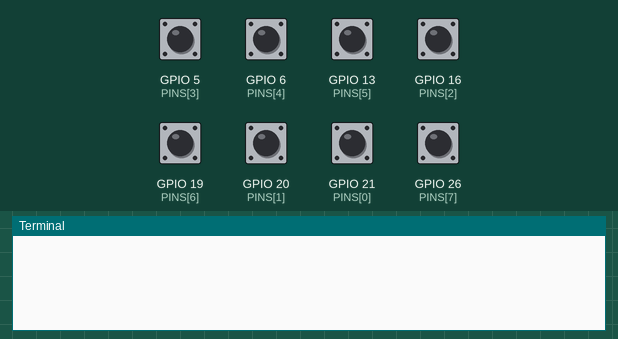
Recording of a program running on a simulated Raspberry Pi (BCM pin numbers). Parts: the last lines printed to the terminal. The test bench sets the inputs (shaded band); at power-on: GPIO 5 (PINS[3]), GPIO 6 (PINS[4]), GPIO 13 (PINS[5]), GPIO 16 (PINS[2]), GPIO 19 (PINS[6]), GPIO 20 (PINS[1]), GPIO 21 (PINS[0]), GPIO 26 (PINS[7]) HIGH.

Above: at 1.2 s.
1.3 s: GPIO 5 (PINS[3]) pulled LOW for 0.15 s
At 1.9 s:
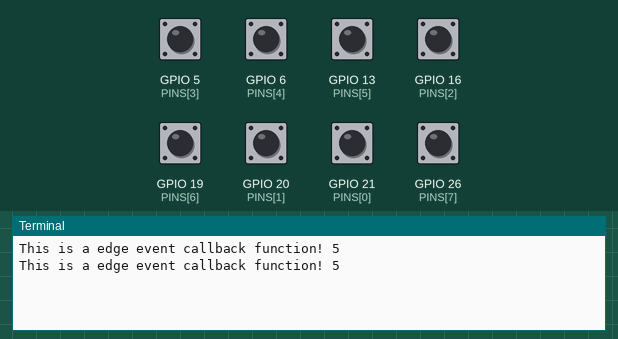
2.9 s: GPIO 6 (PINS[4]) pulled LOW for 0.15 s
At 4.2 s:
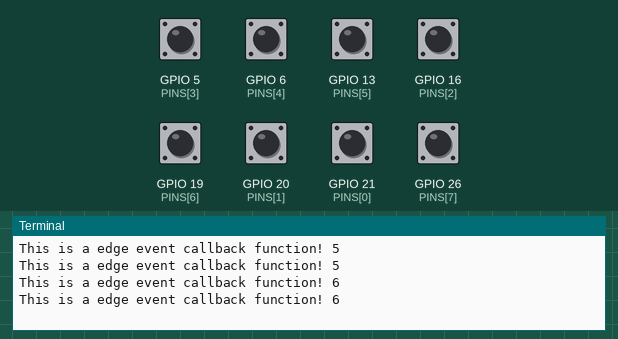
4.5 s: GPIO 13 (PINS[5]) pulled LOW for 0.15 s
At 5.5 s:
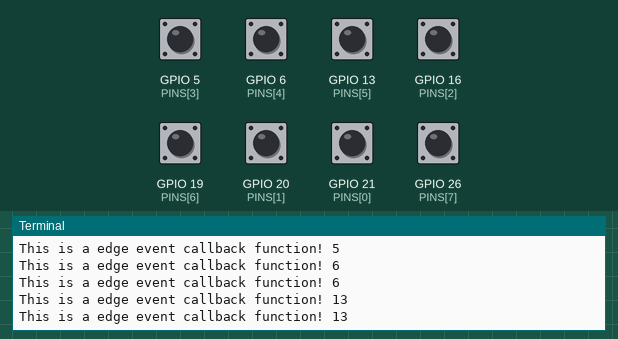
6.1 s: GPIO 16 (PINS[2]) pulled LOW for 0.15 s
At 6.7 s:
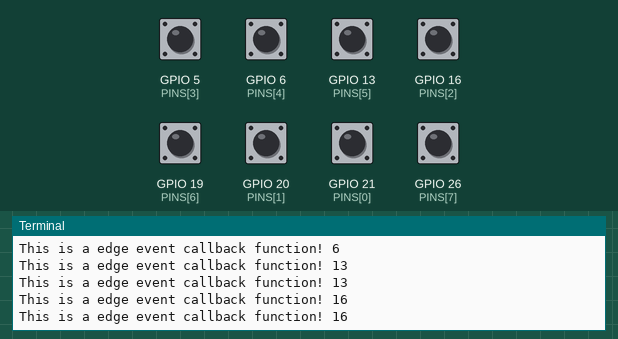
7.7 s: GPIO 19 (PINS[6]) pulled LOW for 0.15 s
At 9.0 s:
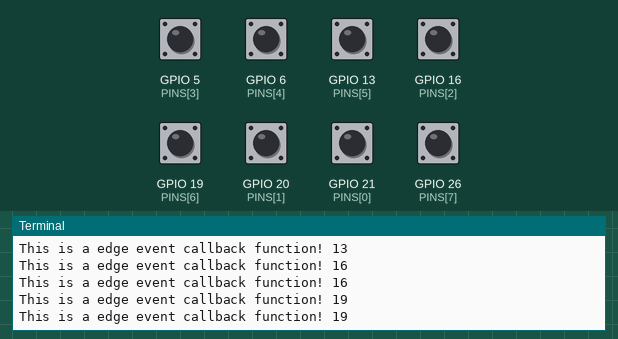
9.3 s: GPIO 20 (PINS[1]) pulled LOW for 0.15 s
At 10.3 s:
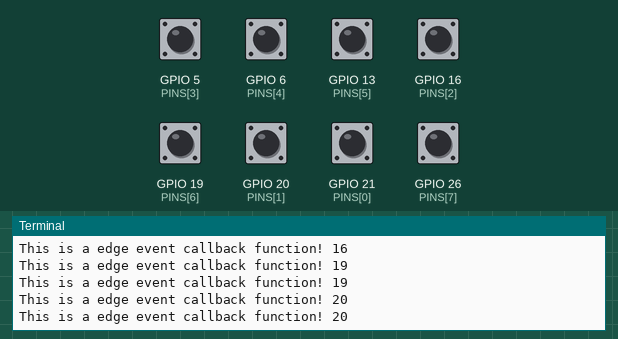
Timing chart, 0 to 11.9 s (numbered marks = the images above; inputs shaded):
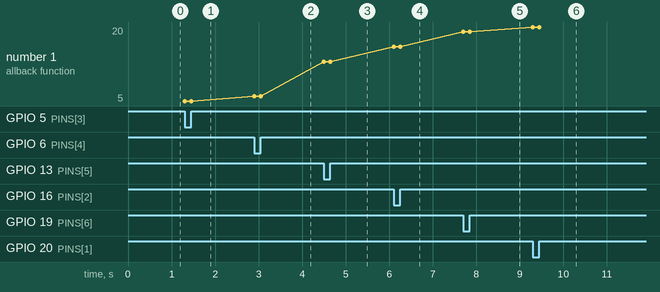

The program:

gpiotest.py
```python
import RPi.GPIO as GPIO

GPIO.setmode(GPIO.BCM)
PINS = (21, 20, 16, 5, 6, 13, 19, 26)

GPIO.setup(PINS, GPIO.IN, pull_up_down=GPIO.PUD_UP)
# B1
# B2
# B3
# L
# U
# P
# D
# R


def my_callback(channel):
    print(f"This is a edge event callback function! {channel}")


for pin in PINS:
    GPIO.add_event_detect(pin, GPIO.BOTH)

    GPIO.add_event_callback(pin, my_callback)


# async def listen_for_key_press():
#     while True:
#         for pin in PINS:
#             if GPIO.input(pin) == GPIO.LOW:
#                 print(f"Key was pressed {pin}")
#         await asyncio.sleep(0.1)


# loop = asyncio.get_event_loop()
# loop.create_task(listen_for_key_press())
# loop.run_forever()
while True:
    ...
GPIO.cleanup()
```

Measured:
- after the input at 1.3 s, the terminal: prints a new line at once (image 1)
- after the input at 2.9 s, the terminal: prints a new line at once (image 2)
- after the input at 4.5 s, the terminal: prints a new line at once (image 3)
- after the input at 6.1 s, the terminal: prints a new line at once (image 4)
- after the input at 7.7 s, the terminal: prints a new line at once (image 5)
- after the input at 9.3 s, the terminal: prints a new line at once (image 6)
- plotted number 1: 5 → 6 after the input at 2.9 s, 6 → 13 after the input at 4.5 s, 13 → 16 after the input at 6.1 s, 16 → 19 after the input at 7.7 s, 19 → 20 after the input at 9.3 s
